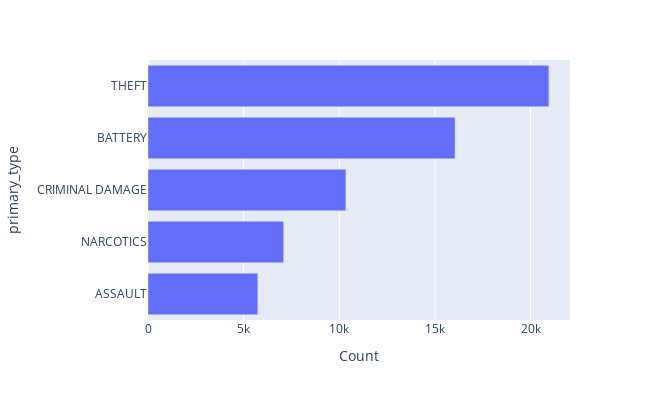

The notebook cell this image was saved under:
### Code cell
# Plotting the chart / Plotando o gráfico
fig = px.bar(counts, x="Count", y="primary_type", orientation='h',  width=650, height=400)
fig.show()

### Figure 1 — Plotly figure (JSON) as saved in the notebook; plotly's stock layout.template omitted (floating-point values rounded to 4 significant figures)
{"data": [{"alignmentgroup": "True", "hovertemplate": "Count=%{x}<br>primary_type=%{y}<extra></extra>", "legendgroup": "", "marker": {"color": "#636efa", "pattern": {"shape": ""}}, "name": "", "offsetgroup": "", "orientation": "h", "showlegend": false, "textposition": "auto", "type": "bar", "x": [5739, 7089, 10348, 16051, 20959], "xaxis": "x", "y": ["ASSAULT", "NARCOTICS", "CRIMINAL DAMAGE", "BATTERY", "THEFT"], "yaxis": "y"}], "layout": {"barmode": "relative", "height": 400, "legend": {"tracegroupgap": 0}, "margin": {"t": 60}, "width": 650, "xaxis": {"anchor": "y", "domain": [0, 1], "title": {"text": "Count"}}, "yaxis": {"anchor": "x", "domain": [0, 1], "title": {"text": "primary_type"}}}}
